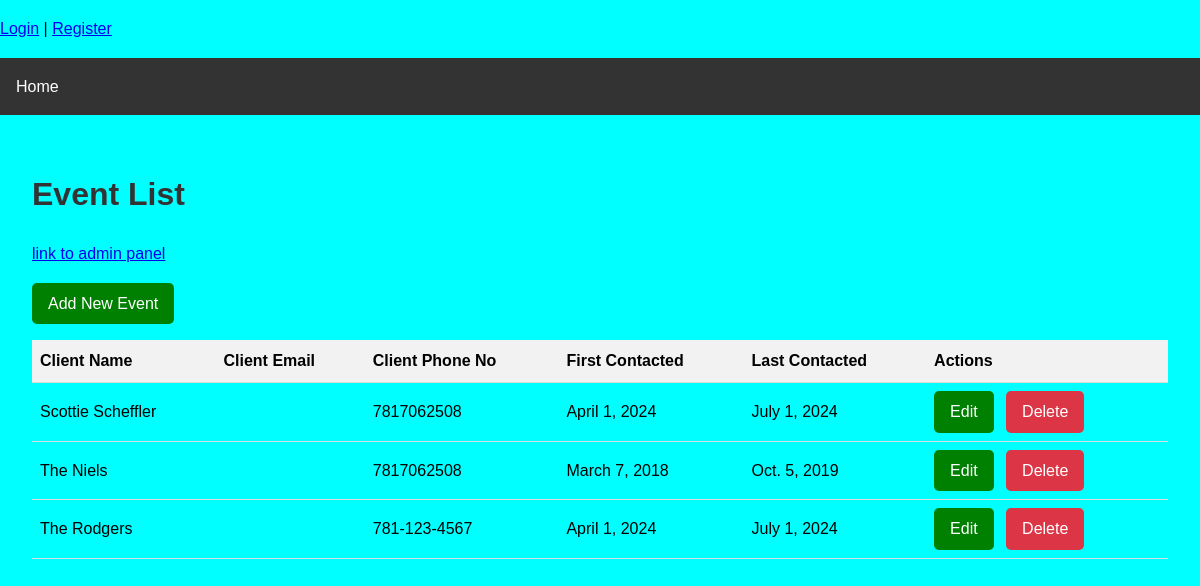
The page / on the database its author committed.
### EventsApp/models.py (models this page shows)
class Event(models.Model):
    client_name = models.CharField(max_length=75)
    client_street_address = models.CharField(max_length=75)
    client_city = models.CharField(max_length=50)
    client_state = models.CharField(max_length=2)
    client_zip_code = models.CharField(max_length=10)
    client_phone_number = models.CharField(max_length=20, blank=True)
    client_email_address = models.EmailField(blank=True)
    event_manager_name = models.CharField(max_length=75)
    date_first_contacted = models.DateField()
    date_last_contacted = models.DateField(null=True, blank=True)
    preferred_event_date = models.DateField(null=True, blank=True)
    actual_event_date = models.DateField(null=True, blank=True)
    venue_name = models.ForeignKey(Venue, on_delete=models.SET_NULL, null=True, blank=True)
    band = models.ForeignKey(Band, on_delete=models.SET_NULL, null=True, blank=True)
    florist = models.ForeignKey(Florist, on_delete=models.SET_NULL, null=True, blank=True)
    caterer =models.ForeignKey(Caterer, on_delete=models.SET_NULL, null=True, blank=True)
    notes= models.TextField(blank=True)
    def __str__(self):
        return self.client_name

### EventsApp/views.py (the view)
# urls.py: path('', views.event_list, name='event_list'),
def event_list(request):
    events = Event.objects.all()
    print(events) #this was just used to show me from the terminal what events were pulled from the DB
    return render(request, 'EventsApp/event_list.html', {'events': events})

### EventsApp/templates/EventsApp/event_list.html
{% extends 'EventsApp/base.html' %}
{% block content %}
<h1>Event List</h1>
<p><a href="{% url 'admin:index' %}">link to admin panel</a></p>
<a href="{% url 'event_create' %}" class="btn btn-green">Add New Event</a>
<table>
    <thead>
        <tr>
            <th>Client Name</th>
            <th>Client Email</th>
            <th>Client Phone No</th>
            <th>First Contacted</th>
            <th>Last Contacted</th>
            <th>Actions</th>
        </tr>
    </thead>
    <tbody>
        {% for event in events %}
        <tr>
            <td>{{ event.client_name }}</td>
            <td>{{ event.client_email }}</td>
            <td>{{ event.client_phone_number }}</td>
            <td>{{ event.date_first_contacted}}</td>
            <td>{{ event.date_last_contacted}}</td>
            <td>
                <a href="{% url 'event_update' event.pk %}" class="btn btn-green">Edit</a>
                <a href="{% url 'event_delete' event.pk %}" class="btn btn-danger">Delete</a>
            </td>
        </tr>
        {% endfor %}
    </tbody>
</table>
{% endblock %}

### EventsApp/templates/EventsApp/base.html (shortened to what this page needs)
<!DOCTYPE html>
<html lang="en">
<head>
    {% load static %}
    <link rel="stylesheet" href="{% static 'css/style.css' %}">
</head>
<body>
    {% if user.is_authenticated %}
    <p>Welcome, {{ user.username }}!</p>
    <form method="post" action="{% url 'logout' %}">
        {% csrf_token %}
        <button type="submit">Logout</button>
    </form>
{% else %}
     <p><a href="{% url 'login' %}">Login</a> | <a href="{% url 'register' %}">Register</a></p>
{% endif %}
    <nav>
        <a href="{% url 'event_list' %}">Home</a>
    </nav>
    <main>
        {% block content %}
        {% endblock %}
    </main>
</body>
</html>

### static/css/style.css (style rules this page uses)
body { font-family: Arial, sans-serif; line-height: 1.6; margin: 0; padding: 0; background-color: #f4f4f4; background-color: aqua; }
nav { background-color: #333; color: #fff; padding: 1rem; }
nav a { color: #fff; text-decoration: none; }
main { padding: 2rem; }
h1 { color: #333; }
table { width: 100%; border-collapse: collapse; margin-top: 1rem; }
th, td { padding: 0.5rem; text-align: left; border-bottom: 1px solid #ddd; }
th { background-color: #f2f2f2; }
.btn { display: inline-block; background-color: #333; color: #fff; padding: 0.5rem 1rem; text-decoration: none; border-radius: 5px; margin-right: 0.5rem; }
.btn-green { background-color: green; }
.btn-danger { background-color: #dc3545; }

### rows shown on the page
Event: client_name "Scottie Scheffler", client_phone_number "7817062508", date_first_contacted "April 1, 2024", date_last_contacted "July 1, 2024"
Event: client_name "The Niels", client_phone_number "7817062508", date_first_contacted "March 7, 2018", date_last_contacted "Oct. 5, 2019"
Event: client_name "The Rodgers", client_phone_number "781-123-4567", date_first_contacted "April 1, 2024", date_last_contacted "July 1, 2024"
